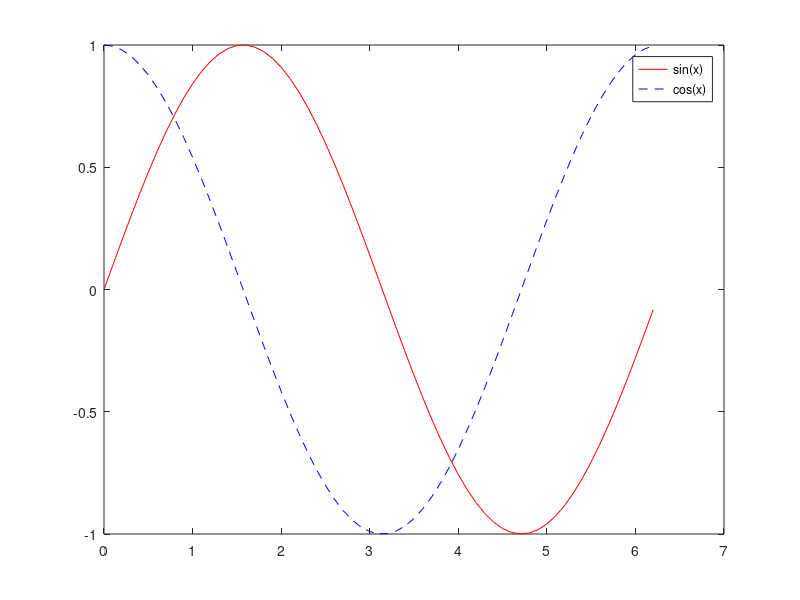

The MATLAB source for this figure:
x = 0:0.1:pi*2;
y1 = sin(x);
y2 = cos(x);
plot(x, y1, '-r', x, y2, '--b'); % Red solid for sin, blue dashed for cos
legend('sin(x)', 'cos(x)');
pause;